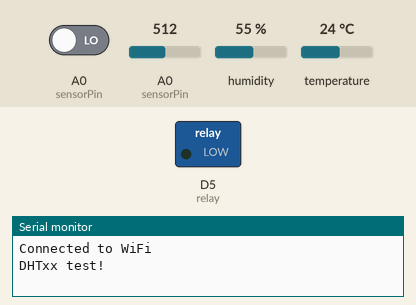
This sketch was run on a simulated ESP8266 (NodeMCU). On the bench: switched loads named in the sketch (green lamp = pin HIGH), the last lines printed to the serial monitor. The inputs (shaded band) are chosen by the test bench; at power-on: A0 (sensorPin) = 512, A0 (sensorPin) LOW, humidity 55 %, temperature 24 °C. WiFi joins after 1.5 s; servers stay silent unless stated.

Above: at 3.0 s.
3.1 s: A0 (sensorPin) set to 589
6.8 s: A0 (sensorPin) set to 616
At 9.9 s:
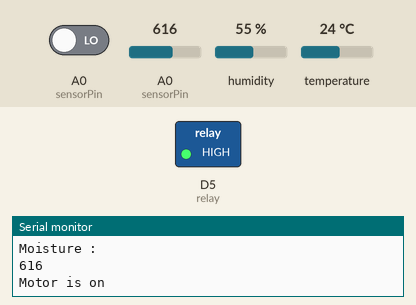
10.5 s: A0 (sensorPin) set to 590
At 12.2 s:
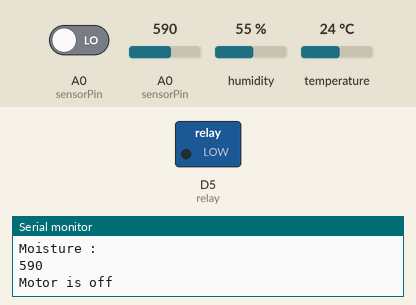
14.2 s: A0 (sensorPin) set to 610
At 17.9 s:
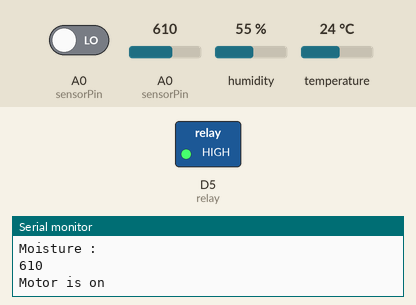
Timing chart, 0 to 19.2 s (numbered marks = the images above; inputs shaded):
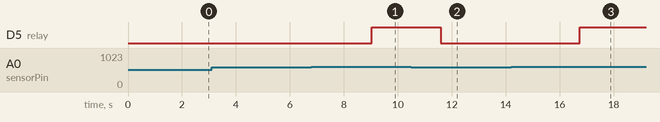

Measured:
- the behaviour switches between 599 and 600 on A0 (sensorPin) (found by bisection; images 0 and 1)
- after the input at 6.8 s, D5 (relay): LOW → HIGH after 2.2 s
- after the input at 10.5 s, D5 (relay): HIGH → LOW after 1.1 s
- after the input at 14.2 s, D5 (relay): LOW → HIGH after 2.5 s

The sketch:

New_garden_Scatch.ino
```cpp
// this is new garden Scatch_1
//uploaded in new node mcu

/*===============code written by Habib Hassan in CCO Computer lab on 5th Dec,2023 ================*/
#define BLYNK_TEMPLATE_ID "TMPL6raQblFpQ"
#define BLYNK_TEMPLATE_NAME "Node MCU"
#define BLYNK_AUTH_TOKEN "7apleIVpkiY5w4YFcTOFIvcb8nHPQ-Cy"
#define relay D5 //relay pin
int r_v;// value read by loop from blynk cloud


#define BLYNK_PRINT Serial
#include <OneWire.h>
#include <SPI.h>
#include <BlynkSimpleEsp8266.h>
#include <DHT.h>
#include <DallasTemperature.h>
#define ONE_WIRE_BUS D2
#define Light D3
OneWire oneWire(ONE_WIRE_BUS);
DallasTemperature sensors(&oneWire);

char auth[] ="7apleIVpkiY5w4YFcTOFIvcb8nHPQ-Cy";
char ssid[] = "DELL";
char pass[] = "12345678";


int water; //random variable


int sensorPin = A0; //moisture sensor pin
int sensorValue;  //value read by moisture sensor
int limit = 200;

#define moisture_pin A0
int moisture;
void loop();


#define DHTPIN D6   // dht senor signal pin
#define DHTTYPE DHT11
DHT dht(DHTPIN, DHTTYPE);

void setup() {
   Serial.begin(9600);
  Blynk.begin(auth, ssid, pass);

  while (WiFi.status() != WL_CONNECTED) {
    delay(1000);
    Serial.println("Connecting to WiFi...");
  }

  Serial.println("Connected to WiFi");
 // Serial.begin(9600);
  Serial.println(F("DHTxx test!"));
   dht.begin();


  pinMode(relay, OUTPUT);   //output pin for relay board, this will sent signal to the relay
  pinMode(A0,INPUT); //input pin coming from soil sensor
}


void loop() {
  //r_v= Blynk.virtualRead(V1);
   // r_v = Blynk.virtualRead(V1);
  // if (value== HIGH) {
  //   // Button is pressed, turn on the light
  //   digitalWrite(relay, HIGH);
  // } else {
  //   // Button is released, turn off the light
  //   digitalWrite(relay, LOW);
  // }
  // Wait a few seconds between measurements.
  delay(2000);


  // Reading temperature or humidity takes about 250 milliseconds!
  // Sensor readings may also be up to 2 seconds 'old' (its a very slow sensor)
  float h = dht.readHumidity();
  // Read temperature as Celsius (the default)
  float t = dht.readTemperature();
  // Read temperature as Fahrenheit (isFahrenheit = true)
  float f = dht.readTemperature(true);

  // Check if any reads failed and exit early (to try again).
  if (isnan(h) || isnan(t) || isnan(f)) {
    Serial.println(F("Failed to read from DHT sensor!"));
    return;
  }

  // Compute heat index in Fahrenheit (the default)
  float hif = dht.computeHeatIndex(f, h);
  // Compute heat index in Celsius (isFahreheit = false)
  float hic = dht.computeHeatIndex(t, h, false);
  Serial.print(F("Humidity: "));
  Serial.print(h);
  Serial.print(F("%  Temperature: "));
  Serial.print(t);
  Serial.print(F("°C "));
  Serial.print(f);
  Serial.print(F("°F  Heat index: "));
  Serial.print(hic);
  Serial.print(F("°C "));
  Blynk.virtualWrite(V3, hif); //V3 is for Temperature in farenhieht
  Serial.print(hif);
  Serial.println(F("°F"));
  water = digitalRead(A0);  // reading the coming signal from the soil sensor

Blynk.virtualWrite(V5, h); //V5 is for Humidit
Blynk.virtualWrite(V6, t); //V6 is for Temperature
//  Serial.print(water);


   sensorValue = analogRead(sensorPin);
 Serial.println("Moisture : ");
 Serial.println(sensorValue);
 Blynk.virtualWrite(V2,sensorValue); //V2 for sensor value

BLYNK_WRITE(V1);


if(sensorValue < 600)
{
  Serial.println("Motor is off");
digitalWrite(relay, LOW);// turn relay OFF
Blynk.virtualWrite(V1,0); //V1 FOR MOTOR
} else
{
  Serial.println("Motor is on");
  digitalWrite(relay,HIGH);// turn relay ON
  Blynk.virtualWrite(V1,1); //V1 is for MOTOR

}

 delay(500);
}


 BLYNK_WRITE(V1)
{
  int value;
  value = param.asInt(); // Get value as integer
  Serial.println(value);


}
```
